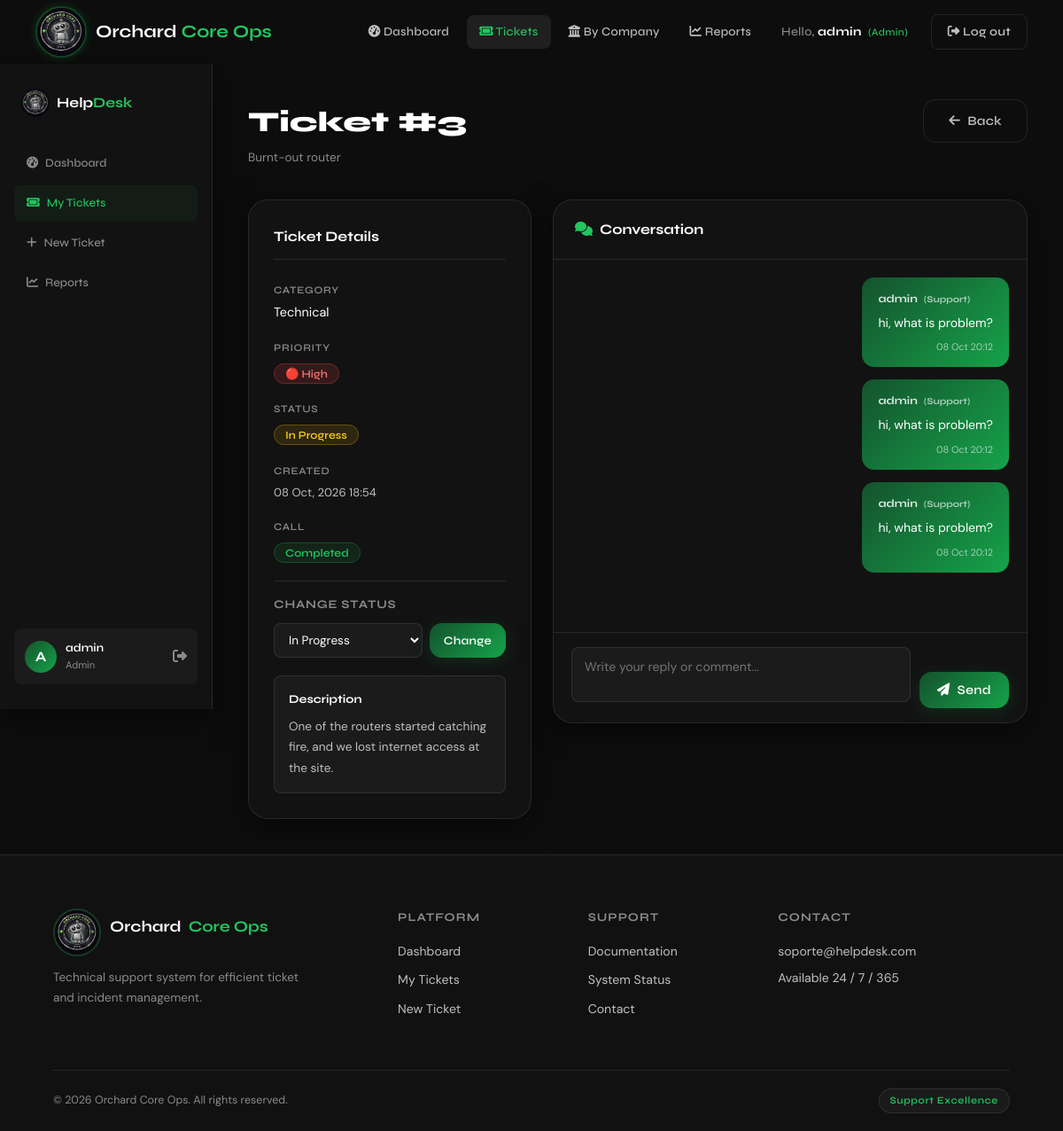
Screenshot of /tickets/ver/3 (signed in) with the database file from the repository.
### models.py (models this page shows, shortened)
class Ticket(db.Model):
    __tablename__ = 'tickets'
    id          = db.Column(db.Integer, primary_key=True)
    titulo      = db.Column(db.String(150), nullable=False)
    descripcion = db.Column(db.Text, nullable=False)
    categoria   = db.Column(db.String(80), nullable=False)
    prioridad   = db.Column(db.String(20), nullable=False)
    empresa     = db.Column(db.String(50), nullable=False, default='SPARK')
    estado      = db.Column(db.String(20), default='abierto')
    call_status = db.Column(db.String(20))
    usuario_id  = db.Column(db.Integer, db.ForeignKey('users.id'), nullable=False)
    created_at  = db.Column(db.DateTime, default=datetime.utcnow)
    updated_at  = db.Column(db.DateTime, default=datetime.utcnow, onupdate=datetime.utcnow)
    responses   = db.relationship('Response', backref='ticket', lazy=True)

class Response(db.Model):
    __tablename__ = 'responses'
    id         = db.Column(db.Integer, primary_key=True)
    ticket_id  = db.Column(db.Integer, db.ForeignKey('tickets.id'), nullable=False)
    usuario_id = db.Column(db.Integer, db.ForeignKey('users.id'), nullable=False)
    contenido  = db.Column(db.Text, nullable=False)
    created_at = db.Column(db.DateTime, default=datetime.utcnow)
    user       = db.relationship('User', backref='responses')

class User(db.Model):
    __tablename__ = 'users'
    id           = db.Column(db.Integer, primary_key=True)
    username     = db.Column(db.String(80), unique=True, nullable=False)
    email        = db.Column(db.String(120), unique=True, nullable=False)
    password_hash = db.Column(db.String(256), nullable=False)
    rol          = db.Column(db.String(20), default='agente')
    empresa      = db.Column(db.String(50), nullable=True)
    created_at   = db.Column(db.DateTime, default=datetime.utcnow)

### modules/tickets/routes.py (the view, shortened to what this page needs)
@tickets_bp.route('/ver/<int:id>', methods=['GET', 'POST'])
@login_required
def view_ticket(id):
    ticket = Ticket.query.get_or_404(id)
    return render_template('tickets/view.html', ticket=ticket)

### modules/tickets/routes.py (called while the page is built)
def login_required(f):
    @wraps(f)
    def decorated_function(*args, **kwargs):
        if 'user_id' not in session:
            return redirect(url_for('auth.login'))
        return f(*args, **kwargs)
    return decorated_function

### templates/tickets/view.html (shortened to what this page needs)
{% extends 'base.html' %}
{% block content %}
<section class="dashboard-section">
  <aside class="sidebar glass-card">
    <div class="sidebar-logo">
      <img src="{{ url_for('static', filename='img/logo.png') }}" alt="Logo" style="width:32px;height:32px;border-radius:50%;object-fit:cover;" />
      <span class="logo-text">Help<span class="logo-accent">Desk</span></span>
    </div>
    <nav class="sidebar-nav">
      <a href="{{ url_for('dashboard.index') }}" class="sb-link">
        <i class="fa-solid fa-gauge-high" style="margin-right:8px;"></i>Dashboard
      </a>
      <a href="{{ url_for('tickets.list_tickets') }}" class="sb-link active">
        <i class="fa-solid fa-ticket" style="margin-right:8px;"></i>My Tickets
      </a>
      <a href="{{ url_for('tickets.create_ticket') }}" class="sb-link">
        <i class="fa-solid fa-plus" style="margin-right:8px;"></i>New Ticket
      </a>
      {% if session.get('rol') == 'admin' %}
      <a href="{{ url_for('reports.index') }}" class="sb-link">
        <i class="fa-solid fa-chart-line" style="margin-right:8px;"></i>Reports
      </a>
      {% endif %}
    </nav>
    <div class="sidebar-user">
      <div class="su-avatar">{{ session.get('username', 'U')[0].upper() }}</div>
      <div class="su-info">
        <span class="su-name">{{ session.get('username') }}</span>
        <span class="su-role">{{ session.get('rol','user')|role_label }}</span>
      </div>
      <a href="{{ url_for('auth.logout') }}" class="su-logout" title="Log out">
        <i class="fa-solid fa-right-from-bracket"></i>
      </a>
    </div>
  </aside>
  <div class="dashboard-main">
    <div class="dash-topbar">
      <div>
        <h1 class="dash-title">Ticket #{{ ticket.id }}</h1>
        <p class="dash-sub">{{ ticket.titulo }}</p>
      </div>
      <a href="{{ url_for('tickets.list_tickets') }}" class="btn-ghost">
        <i class="fa-solid fa-arrow-left"></i> Back
      </a>
    </div>
    <div style="display:grid;grid-template-columns:320px 1fr;gap:24px;align-items:start;">
      <div class="glass-card" style="padding:28px;">
        <h3 style="font-family:var(--font-head);font-size:1rem;font-weight:700;margin-bottom:20px;padding-bottom:12px;border-bottom:1px solid var(--border);">
          Ticket Details
        </h3>
        <div style="display:flex;flex-direction:column;gap:14px;margin-bottom:20px;">
          <div>
            <span style="font-size:0.72rem;color:var(--silver-dim);text-transform:uppercase;letter-spacing:0.06em;font-family:var(--font-head);font-weight:600;">Category</span>
            <p style="color:var(--white);font-size:0.9rem;margin-top:3px;">{{ ticket.categoria|categoria_label }}</p>
          </div>
          <div>
            <span style="font-size:0.72rem;color:var(--silver-dim);text-transform:uppercase;letter-spacing:0.06em;font-family:var(--font-head);font-weight:600;">Priority</span>
            <p style="margin-top:4px;">
              {% if ticket.prioridad == 'alta' %}
                <span style="padding:3px 12px;background:rgba(239,68,68,0.15);border:1px solid rgba(239,68,68,0.3);border-radius:20px;font-size:0.78rem;font-family:var(--font-head);font-weight:600;color:#f87171;">🔴 High</span>
              {% elif ticket.prioridad == 'media' %}
                <span style="padding:3px 12px;background:rgba(234,179,8,0.15);border:1px solid rgba(234,179,8,0.3);border-radius:20px;font-size:0.78rem;font-family:var(--font-head);font-weight:600;color:#facc15;">🟡 Medium</span>
              {% else %}
                <span style="padding:3px 12px;background:rgba(34,197,94,0.1);border:1px solid rgba(34,197,94,0.25);border-radius:20px;font-size:0.78rem;font-family:var(--font-head);font-weight:600;color:var(--green-glow);">🟢 Low</span>
              {% endif %}
            </p>
          </div>
          <div>
            <span style="font-size:0.72rem;color:var(--silver-dim);text-transform:uppercase;letter-spacing:0.06em;font-family:var(--font-head);font-weight:600;">Status</span>
            <p style="margin-top:4px;">
              {% if ticket.estado == 'abierto' %}
                <span style="padding:3px 12px;background:rgba(34,197,94,0.1);border:1px solid rgba(34,197,94,0.25);border-radius:20px;font-size:0.78rem;font-family:var(--font-head);font-weight:600;color:var(--green-glow);">Open</span>
              {% elif ticket.estado == 'en_proceso' %}
                <span style="padding:3px 12px;background:rgba(234,179,8,0.12);border:1px solid rgba(234,179,8,0.3);border-radius:20px;font-size:0.78rem;font-family:var(--font-head);font-weight:600;color:#facc15;">In Progress</span>
              {% else %}
                <span style="padding:3px 12px;background:rgba(107,114,128,0.15);border:1px solid rgba(107,114,128,0.3);border-radius:20px;font-size:0.78rem;font-family:var(--font-head);font-weight:600;color:var(--silver-dim);">Closed</span>
              {% endif %}
            </p>
          </div>
          <div>
            <span style="font-size:0.72rem;color:var(--silver-dim);text-transform:uppercase;letter-spacing:0.06em;font-family:var(--font-head);font-weight:600;">Created</span>
            <p style="color:var(--silver);font-size:0.82rem;margin-top:3px;">{{ ticket.created_at.strftime('%d %b, %Y %H:%M') }}</p>
          </div>
          {% if ticket.call_status %}
          <div>
            <span style="font-size:0.72rem;color:var(--silver-dim);text-transform:uppercase;letter-spacing:0.06em;font-family:var(--font-head);font-weight:600;">Call</span>
            <p style="margin-top:4px;">
              {% if ticket.call_status == 'Transferida' %}
                <span style="padding:3px 12px;background:rgba(234,179,8,0.12);border:1px solid rgba(234,179,8,0.3);border-radius:20px;font-size:0.78rem;font-family:var(--font-head);font-weight:600;color:#facc15;">Transferred</span>
              {% else %}
                <span style="padding:3px 12px;background:rgba(34,197,94,0.1);border:1px solid rgba(34,197,94,0.25);border-radius:20px;font-size:0.78rem;font-family:var(--font-head);font-weight:600;color:var(--green-glow);">Completed</span>
              {% endif %}
            </p>
          </div>
          {% endif %}
        </div>
        {% if session.get('rol') == 'admin' %}
        <div style="padding-top:16px;border-top:1px solid var(--border);">
          <h4 style="font-family:var(--font-head);font-size:0.82rem;font-weight:700;color:var(--silver-dim);text-transform:uppercase;letter-spacing:0.06em;margin-bottom:10px;">Change Status</h4>
          <form method="POST" action="{{ url_for('tickets.view_ticket', id=ticket.id) }}" style="display:flex;gap:8px;">
            <select name="estado" style="flex:1;padding:9px 12px;background:var(--white-dim2);border:1px solid var(--border);border-radius:var(--radius-sm);color:var(--white);font-size:0.85rem;outline:none;">
              <option value="en_proceso" {% if ticket.estado == 'en_proceso' %}selected{% endif %}>In Progress</option>
            </select>
            <button type="submit" class="btn-primary" style="padding:9px 16px;font-size:0.82rem;">Change</button>
          </form>
        </div>
        {% endif %}
        <div style="margin-top:20px;padding:16px;background:var(--white-dim2);border-radius:var(--radius-sm);border:1px solid var(--border);">
          <h4 style="font-family:var(--font-head);font-size:0.82rem;font-weight:700;margin-bottom:8px;">Description</h4>
          <p style="color:var(--silver);font-size:0.85rem;line-height:1.7;">{{ ticket.descripcion }}</p>
        </div>
      </div>
      <div class="glass-card" style="display:flex;flex-direction:column;overflow:hidden;">
        <div style="padding:20px 24px;border-bottom:1px solid var(--border);">
          <h3 style="font-family:var(--font-head);font-size:1rem;font-weight:700;">
            <i class="fa-solid fa-comments" style="color:var(--green-glow);margin-right:8px;"></i>Conversation
          </h3>
        </div>
        <div id="chatBox" style="padding:20px;height:420px;overflow-y:auto;display:flex;flex-direction:column;gap:14px;">
          {% for resp in ticket.responses %}
            <div style="display:flex;flex-direction:column;align-items:{% if resp.user.rol == 'admin' %}flex-end{% else %}flex-start{% endif %};">
              <div style="max-width:80%;padding:14px 18px;border-radius:var(--radius);
                {% if resp.user.rol == 'admin' %}
                  background:linear-gradient(135deg,var(--green),var(--green-mid));color:var(--white);
                {% else %}
                  background:var(--white-dim2);border:1px solid var(--border);color:var(--silver);
                {% endif %}">
                <span style="display:block;font-family:var(--font-head);font-weight:700;font-size:0.78rem;margin-bottom:6px;
                  {% if resp.user.rol == 'admin' %}color:rgba(255,255,255,0.85){% else %}color:var(--green-glow){% endif %}">
                  {{ resp.user.username }}
                  {% if resp.user.rol == 'admin' %}<span style="font-size:0.65rem;margin-left:4px;opacity:0.75;">(Support)</span>{% endif %}
                </span>
                <p style="font-size:0.88rem;line-height:1.6;margin:0;">{{ resp.contenido }}</p>
                <span style="display:block;font-size:0.68rem;margin-top:8px;opacity:0.6;text-align:right;">
                  {{ resp.created_at.strftime('%d %b %H:%M') }}
                </span>
              </div>
            </div>
          {% endfor %}
        </div>
        <div style="padding:16px 20px;border-top:1px solid var(--border);">
          <form method="POST" action="{{ url_for('tickets.view_ticket', id=ticket.id) }}"
                style="display:flex;gap:10px;align-items:flex-end;">
            <div style="flex:1;">
              <textarea name="contenido" rows="2"
                placeholder="Write your reply or comment..."
                style="width:100%;padding:12px 14px;background:var(--white-dim2);border:1px solid var(--border);border-radius:var(--radius-sm);color:var(--white);font-size:0.88rem;outline:none;resize:none;transition:var(--transition);"
                onfocus="this.style.borderColor='var(--green-glow)'"
                onblur="this.style.borderColor='var(--border)'"></textarea>
            </div>
            <button type="submit" class="btn-primary" style="padding:12px 20px;white-space:nowrap;">
              <i class="fa-solid fa-paper-plane"></i> Send
            </button>
          </form>
        </div>
      </div>
    </div>
  </div>
</section>
{% endblock %}

### rows the page displays
Ticket: id "3", titulo "Burnt-out router", categoria|categoria_label "Technical", created_at "08 Oct, 2026 18:54", estado "In Progress", descripcion "One of the routers started catching fire, and we lost internet access at the site."
Response: user.username "admin", contenido "hi, what is problem?", created_at "08 Oct 20:12"
Response: user.username "admin", contenido "hi, what is problem?", created_at "08 Oct 20:12"
Response: user.username "admin", contenido "hi, what is problem?", created_at "08 Oct 20:12"

### other values shown
{{ session.get('username') }} "admin"
{{ session.get('username', 'U')[0].upper() }} "A"
{{ session.get('rol','user')|role_label }} "Admin"
